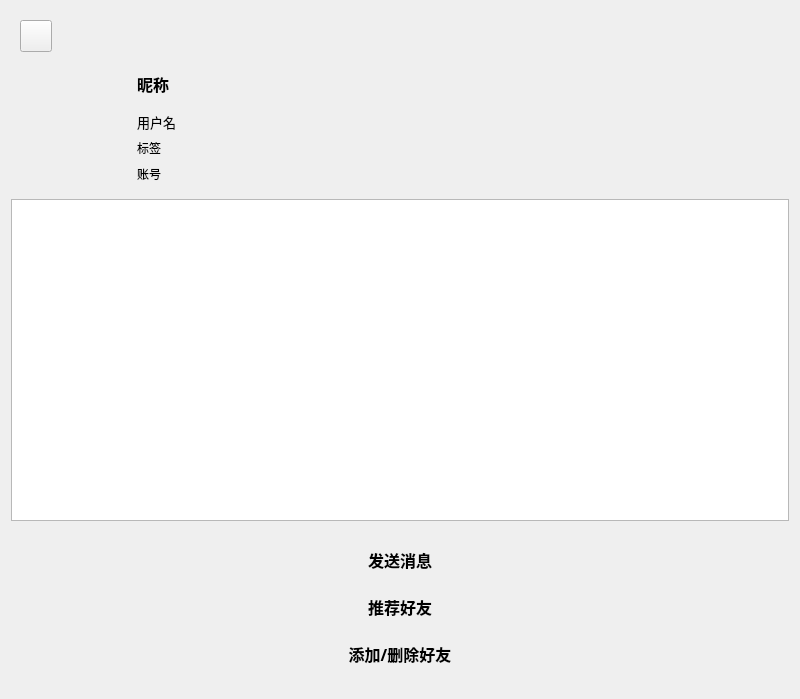
<?xml version="1.0" encoding="UTF-8"?>
<ui version="4.0">
 <class>FriendDetailWidget</class>
 <widget class="QWidget" name="FriendDetailWidget">
  <property name="geometry">
   <rect>
    <x>0</x>
    <y>0</y>
    <width>800</width>
    <height>699</height>
   </rect>
  </property>
  <property name="windowTitle">
   <string>Form</string>
  </property>
  <layout class="QVBoxLayout" name="verticalLayout_2">
   <item>
    <widget class="QWidget" name="widget_2" native="true">
     <property name="minimumSize">
      <size>
       <width>0</width>
       <height>45</height>
      </size>
     </property>
     <property name="maximumSize">
      <size>
       <width>16777215</width>
       <height>45</height>
      </size>
     </property>
     <layout class="QHBoxLayout" name="horizontalLayout">
      <item>
       <widget class="QPushButton" name="back_button">
        <property name="minimumSize">
         <size>
          <width>32</width>
          <height>32</height>
         </size>
        </property>
        <property name="maximumSize">
         <size>
          <width>32</width>
          <height>32</height>
         </size>
        </property>
        <property name="text">
         <string/>
        </property>
       </widget>
      </item>
      <item>
       <spacer name="horizontalSpacer">
        <property name="orientation">
         <enum>Qt::Horizontal</enum>
        </property>
        <property name="sizeHint" stdset="0">
         <size>
          <width>723</width>
          <height>18</height>
         </size>
        </property>
       </spacer>
      </item>
     </layout>
    </widget>
   </item>
   <item>
    <widget class="QWidget" name="widget" native="true">
     <property name="minimumSize">
      <size>
       <width>0</width>
       <height>131</height>
      </size>
     </property>
     <property name="maximumSize">
      <size>
       <width>16777215</width>
       <height>131</height>
      </size>
     </property>
     <layout class="QGridLayout" name="gridLayout">
      <item row="0" column="0" rowspan="5">
       <widget class="QLabel" name="img_lbl">
        <property name="minimumSize">
         <size>
          <width>111</width>
          <height>111</height>
         </size>
        </property>
        <property name="maximumSize">
         <size>
          <width>111</width>
          <height>111</height>
         </size>
        </property>
        <property name="text">
         <string/>
        </property>
       </widget>
      </item>
      <item row="0" column="1">
       <widget class="QLabel" name="nick_lbl">
        <property name="minimumSize">
         <size>
          <width>0</width>
          <height>26</height>
         </size>
        </property>
        <property name="maximumSize">
         <size>
          <width>16777215</width>
          <height>26</height>
         </size>
        </property>
        <property name="font">
         <font>
          <family>Adobe 黑体 Std R</family>
          <pointsize>12</pointsize>
          <weight>75</weight>
          <bold>true</bold>
         </font>
        </property>
        <property name="text">
         <string>昵称</string>
        </property>
       </widget>
      </item>
      <item row="3" column="1">
       <widget class="QLabel" name="lbl_lbl">
        <property name="minimumSize">
         <size>
          <width>0</width>
          <height>20</height>
         </size>
        </property>
        <property name="maximumSize">
         <size>
          <width>16777215</width>
          <height>20</height>
         </size>
        </property>
        <property name="text">
         <string>标签</string>
        </property>
       </widget>
      </item>
      <item row="4" column="1">
       <widget class="QLabel" name="account_lbl">
        <property name="minimumSize">
         <size>
          <width>0</width>
          <height>20</height>
         </size>
        </property>
        <property name="maximumSize">
         <size>
          <width>16777215</width>
          <height>20</height>
         </size>
        </property>
        <property name="text">
         <string>账号</string>
        </property>
       </widget>
      </item>
      <item row="2" column="1">
       <widget class="QLabel" name="name_lbl">
        <property name="minimumSize">
         <size>
          <width>0</width>
          <height>20</height>
         </size>
        </property>
        <property name="maximumSize">
         <size>
          <width>16777215</width>
          <height>20</height>
         </size>
        </property>
        <property name="font">
         <font>
          <pointsize>10</pointsize>
         </font>
        </property>
        <property name="text">
         <string>用户名</string>
        </property>
       </widget>
      </item>
     </layout>
    </widget>
   </item>
   <item>
    <widget class="QListWidget" name="listWidget"/>
   </item>
   <item>
    <widget class="QWidget" name="widget_3" native="true">
     <property name="minimumSize">
      <size>
       <width>0</width>
       <height>161</height>
      </size>
     </property>
     <property name="maximumSize">
      <size>
       <width>16777215</width>
       <height>161</height>
      </size>
     </property>
     <layout class="QVBoxLayout" name="verticalLayout">
      <item>
       <widget class="FriendOperatorLabel" name="talk_lbl">
        <property name="minimumSize">
         <size>
          <width>0</width>
          <height>35</height>
         </size>
        </property>
        <property name="maximumSize">
         <size>
          <width>16777215</width>
          <height>35</height>
         </size>
        </property>
        <property name="font">
         <font>
          <family>幼圆</family>
          <pointsize>12</pointsize>
          <weight>75</weight>
          <bold>true</bold>
         </font>
        </property>
        <property name="text">
         <string>发送消息</string>
        </property>
        <property name="alignment">
         <set>Qt::AlignCenter</set>
        </property>
       </widget>
      </item>
      <item>
       <widget class="FriendOperatorLabel" name="recommend_lbl">
        <property name="minimumSize">
         <size>
          <width>0</width>
          <height>35</height>
         </size>
        </property>
        <property name="maximumSize">
         <size>
          <width>16777215</width>
          <height>35</height>
         </size>
        </property>
        <property name="font">
         <font>
          <family>幼圆</family>
          <pointsize>12</pointsize>
          <weight>75</weight>
          <bold>true</bold>
         </font>
        </property>
        <property name="text">
         <string>推荐好友</string>
        </property>
        <property name="alignment">
         <set>Qt::AlignCenter</set>
        </property>
       </widget>
      </item>
      <item>
       <widget class="FriendOperatorLabel" name="modify_frnd_lbl">
        <property name="minimumSize">
         <size>
          <width>0</width>
          <height>35</height>
         </size>
        </property>
        <property name="maximumSize">
         <size>
          <width>16777215</width>
          <height>35</height>
         </size>
        </property>
        <property name="font">
         <font>
          <family>幼圆</family>
          <pointsize>12</pointsize>
          <weight>75</weight>
          <bold>true</bold>
         </font>
        </property>
        <property name="text">
         <string>添加/删除好友</string>
        </property>
        <property name="alignment">
         <set>Qt::AlignCenter</set>
        </property>
       </widget>
      </item>
     </layout>
    </widget>
   </item>
  </layout>
 </widget>
 <customwidgets>
  <customwidget>
   <class>FriendOperatorLabel</class>
   <extends>QLabel</extends>
   <header>inc/uis/opt_friend/information/friendoperatorlabel.h</header>
  </customwidget>
 </customwidgets>
 <resources/>
 <connections/>
</ui>
